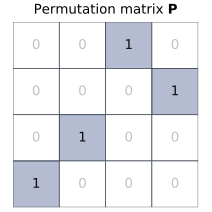

Recreate this plot in Python.
#!/usr/bin/env python3
from __future__ import annotations

import os
from pathlib import Path

import numpy as np

# Use a writable Matplotlib config dir in sandboxed environments.
os.environ.setdefault("MPLCONFIGDIR", "/tmp/matplotlib")

import matplotlib.pyplot as plt
from matplotlib.patches import Rectangle
from matplotlib.colors import to_rgba


DEEPBLUE = "#2c3e7c"
SLATE = "#47515c"


def draw_grid(ax: plt.Axes, pattern: np.ndarray) -> None:
    m, n = pattern.shape
    fill = to_rgba(DEEPBLUE, 0.35)
    for i in range(m):
        for j in range(n):
            fc = fill if pattern[i, j] else (1, 1, 1, 1)
            ax.add_patch(Rectangle((j, m - 1 - i), 1, 1, facecolor=fc, edgecolor=SLATE, linewidth=0.6))
            # Match the lecture-note style: explicitly show 0/1 entries.
            val = "1" if pattern[i, j] else "0"
            color = "black" if pattern[i, j] else SLATE
            alpha = 0.95 if pattern[i, j] else 0.35
            ax.text(j + 0.5, m - 1 - i + 0.5, val, ha="center", va="center", fontsize=10, color=color, alpha=alpha)
    ax.set_xlim(0, n)
    ax.set_ylim(0, m)
    ax.set_aspect("equal")
    ax.axis("off")


def main() -> None:
    out_dir = Path(__file__).resolve().parent
    out_pdf = out_dir / "permutation-matrix.pdf"
    out_svg = out_dir / "permutation-matrix.svg"

    # A 4x4 permutation matching the lecture-note sketch (one 1 per row/column).
    perm = [2, 3, 1, 0]
    n = len(perm)
    P = np.zeros((n, n), dtype=bool)
    for i, j in enumerate(perm):
        P[i, j] = True

    fig, ax = plt.subplots(figsize=(2.2, 2.2), constrained_layout=True)
    draw_grid(ax, P)
    ax.set_title(r"Permutation matrix $\mathbf{P}$", fontsize=10, pad=6)

    fig.savefig(out_pdf)
    # Keep text as text in SVG so it stays editable in Inkscape.
    plt.rcParams["svg.fonttype"] = "none"
    fig.savefig(out_svg)
    print(f"Wrote {out_pdf}")
    print(f"Wrote {out_svg}")


if __name__ == "__main__":
    main()
